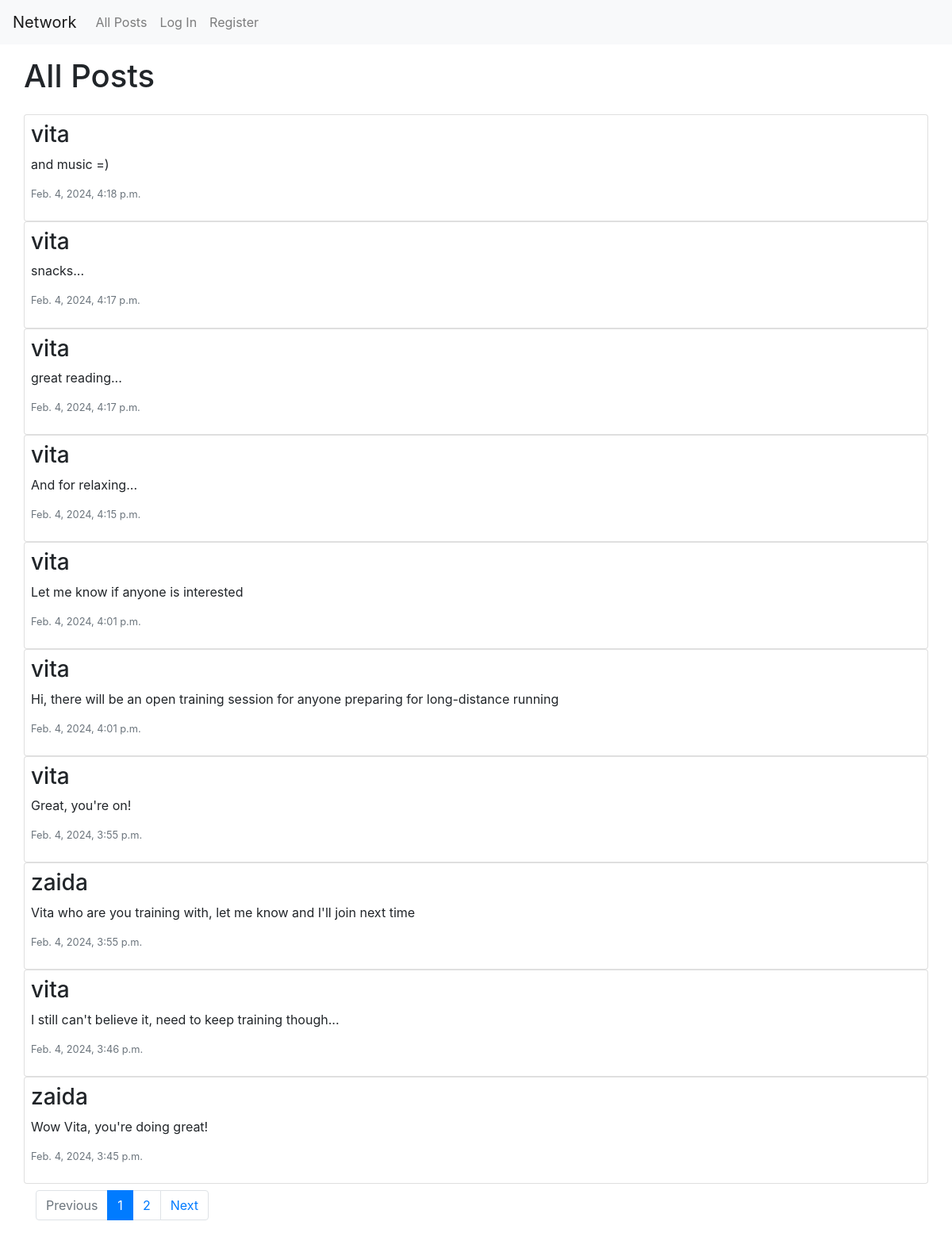
The app's page /, older data.
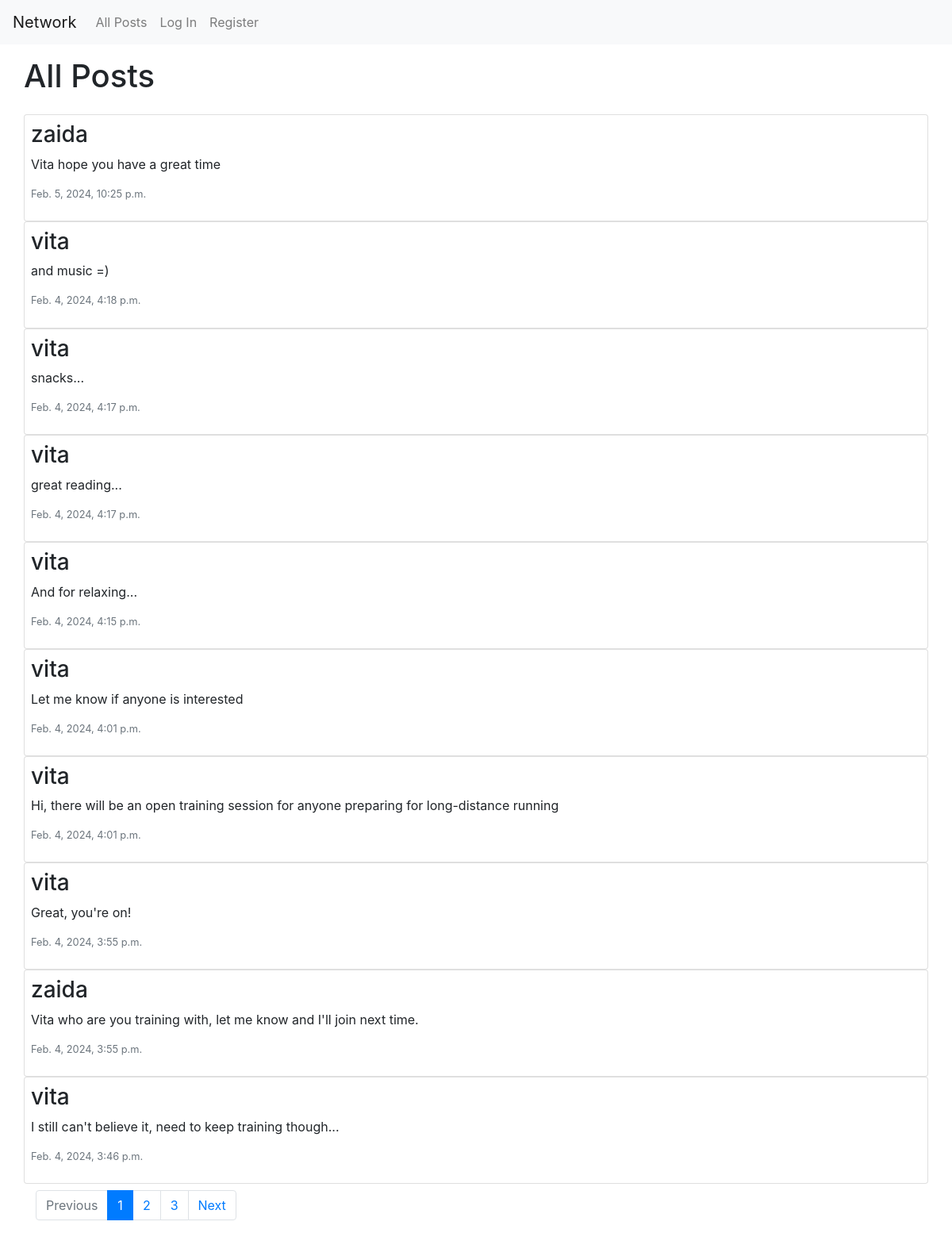
The same page, newer data.
### network/models.py (models this page shows, shortened)
class Post(models.Model):
    author= models.ForeignKey("User", on_delete=models.CASCADE, related_name='posts')
    content = models.CharField(max_length=300)
    timestamp = models.DateTimeField(auto_now_add=True)
    like = models.IntegerField(default=0)

class User(AbstractUser):
    pass

### network/views.py (the view)
# urls.py: path("", views.index, name="index"),
def index(request):
    posts = Post.objects.all().order_by('id').reverse()
    paginator = Paginator(posts, 10)
    page_number = request.GET.get('page')
    page_obj = paginator.get_page(page_number)
    allLikes = Like.objects.all()
    postsLiked = []
    try:
        for like in allLikes:
            if like.user.id == request.user.id:
                postsLiked.append(like.post.id)
    except:
        postsLiked = []
    return render(request, "network/index.html", {
        'posts': posts,
        'page_obj': page_obj,
        'postsLiked': postsLiked
    })

### network/templates/network/index.html (shortened to what this page needs)
{% extends "network/layout.html" %} {% load static %} {% block body %}
<div id="title" class="row my-3">
  <h1>All Posts</h1>
</div>
<div id="posts-view">
  <div id="all-posts">
    {% for post in page_obj %}
    <div class="row post card p-2">
      <h3>
        {% if user.is_authenticated %}
        <a href="{% url 'profile' user_id=post.author.id%}">{{post.author}}</a>
        {% else %} {{post.author}} {% endif %}
      </h3>
      <p id="content_{{ post.id }}">{{ post.content }}</p>
      <p class="text-secondary lh-1 small">{{ post.timestamp }}</p>
    </div>
    {% endfor %}
  </div>
  <nav aria-label="All Posts navigation">
    {% if page_obj.has_other_pages %}
    <ul class="pagination mt-2">
      {% if page_obj.has_previous %}
      <li class="page-item">
        <a class="page-link" href="?page={{ page_obj.previous_page_number }}"
          >Previous</a
        >
      </li>
      {% else %}
      <li class="page-item disabled">
        <span class="page-link">Previous</span>
      </li>
      {% endif %} {{""}} {% for page_number in page_obj.paginator.page_range%}
      {{""}} {% if page_obj.number == page_number %}
      <li class="active page-item">
        <span class="page-link"
          >{{ page_number }} <span class="sr-only">(current)</span></span
        >
      </li>
      {% else %}
      <li class="page-item">
        <a class="page-link" href="?page={{ page_number }}"
          >{{ page_number }}</a
        >
      </li>
      {% endif %} {% endfor %} {% if page_obj.has_next %}
      <li class="page-item">
        <a class="page-link" href="?page={{ page_obj.next_page_number }}"
          >Next</a
        >
      </li>
      {% else %}
      <li class="disabled page-item"><span class="page-link">Next</span></li>
      {% endif %}
    </ul>
    {% endif %}
  </nav>
</div>
{% endblock %}

Row changes from the older to the newer data that the page shows:
no longer on this page (row unchanged): Post: author "zaida", content "Wow Vita, you're doing great!", timestamp "Feb. 4, 2024, 3:45 p.m."
added Post: author "zaida", content "Vita hope you have a great time", timestamp "Feb. 5, 2024, 10:25 p.m."
changed Post: content "Vita who are you training with, let me know and I'll join next time" → "Vita who are you training with, let me know and I'll join next time."
Text that changed along with them:
new list line: "3"
